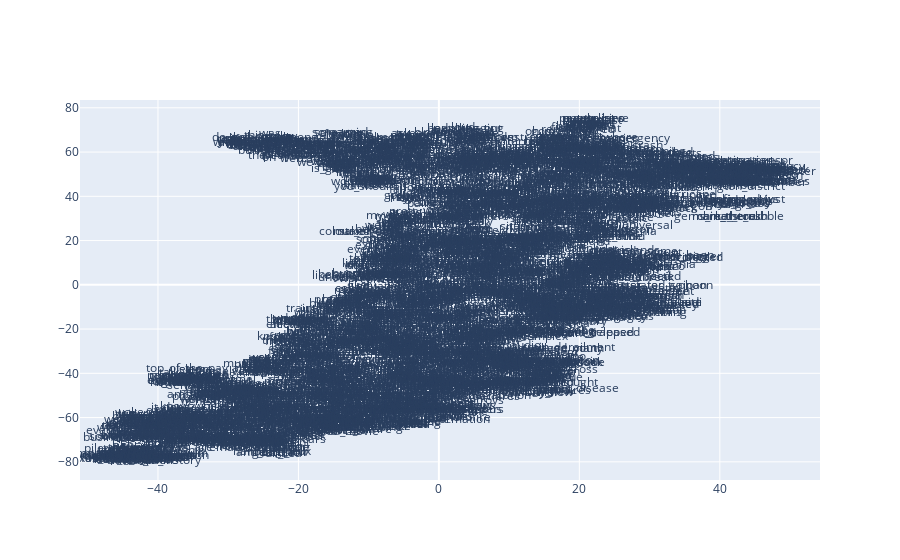

This figure's notebook cell:
### Code cell
x_vals, y_vals, labels = reduce_dimensions(model_si_sg)
plot_function(x_vals, y_vals, labels)

### Figure 1 — Plotly figure (JSON) as saved in the notebook; plotly's stock layout.template omitted (floating-point values rounded to 4 significant figures; data arrays with more than 128 entries replaced by an {"elided": "..."} marker saying what was removed)
{"data": [{"mode": "text", "text": {"elided": "3691 str values"}, "type": "scatter", "x": {"elided": "3691 float values"}, "y": {"elided": "3691 float values"}}], "layout": {}}
